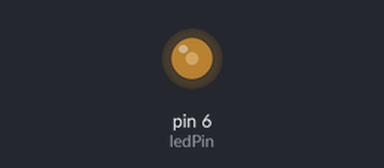
The sketch below on a simulated Arduino Uno, built with avr-gcc and run on an emulated ATmega328P. Shown: output pins drawn as LEDs (lit = HIGH).

Above: at 0.1 s.
Timing chart, 0 to 1.6 s (numbered marks = the images above):
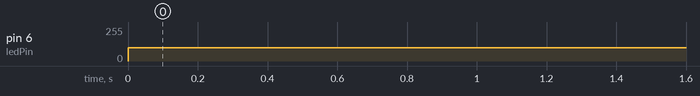

The sketch:

understanding_pwm_pulse_width_modulation_and_arduino_anlog_1.ino
```cpp
int ledPin = 6;
int brightness = 100;

void setup()
{
  pinMode(ledPin, OUTPUT);
}

void loop()
{
  analogWrite(ledPin, brightness);
}
```

Measured:
- by itself, pin 6 (ledPin): 0/255 → 100/255 at 0.00 s
